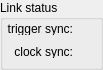
     <widget class="QGroupBox" name="groupBox">
      <property name="minimumSize">
       <size>
        <width>0</width>
        <height>70</height>
       </size>
      </property>
      <property name="title">
       <string>Link status</string>
      </property>
      <widget class="QLabel" name="label_icon_clock">
       <property name="geometry">
        <rect>
         <x>74</x>
         <y>40</y>
         <width>20</width>
         <height>20</height>
        </rect>
       </property>
       <property name="text">
        <string/>
       </property>
       <property name="pixmap">
        <pixmap resource="../!images/img.qrc">:/1G.png</pixmap>
       </property>
       <property name="scaledContents">
        <bool>true</bool>
       </property>
      </widget>
      <widget class="QLabel" name="label_trigger">
       <property name="geometry">
        <rect>
         <x>3</x>
         <y>22</y>
         <width>70</width>
         <height>13</height>
        </rect>
       </property>
       <property name="text">
        <string>trigger sync:</string>
       </property>
       <property name="alignment">
        <set>Qt::AlignRight|Qt::AlignTrailing|Qt::AlignVCenter</set>
       </property>
      </widget>
      <widget class="QLabel" name="label_icon_trigger">
       <property name="geometry">
        <rect>
         <x>74</x>
         <y>17</y>
         <width>20</width>
         <height>20</height>
        </rect>
       </property>
       <property name="text">
        <string/>
       </property>
       <property name="pixmap">
        <pixmap resource="../!images/img.qrc">:/1G.png</pixmap>
       </property>
       <property name="scaledContents">
        <bool>true</bool>
       </property>
      </widget>
      <widget class="QLabel" name="label_clock">
       <property name="geometry">
        <rect>
         <x>3</x>
         <y>45</y>
         <width>70</width>
         <height>13</height>
        </rect>
       </property>
       <property name="text">
        <string>clock sync:</string>
       </property>
       <property name="alignment">
        <set>Qt::AlignRight|Qt::AlignTrailing|Qt::AlignVCenter</set>
       </property>
      </widget>
     </widget>
